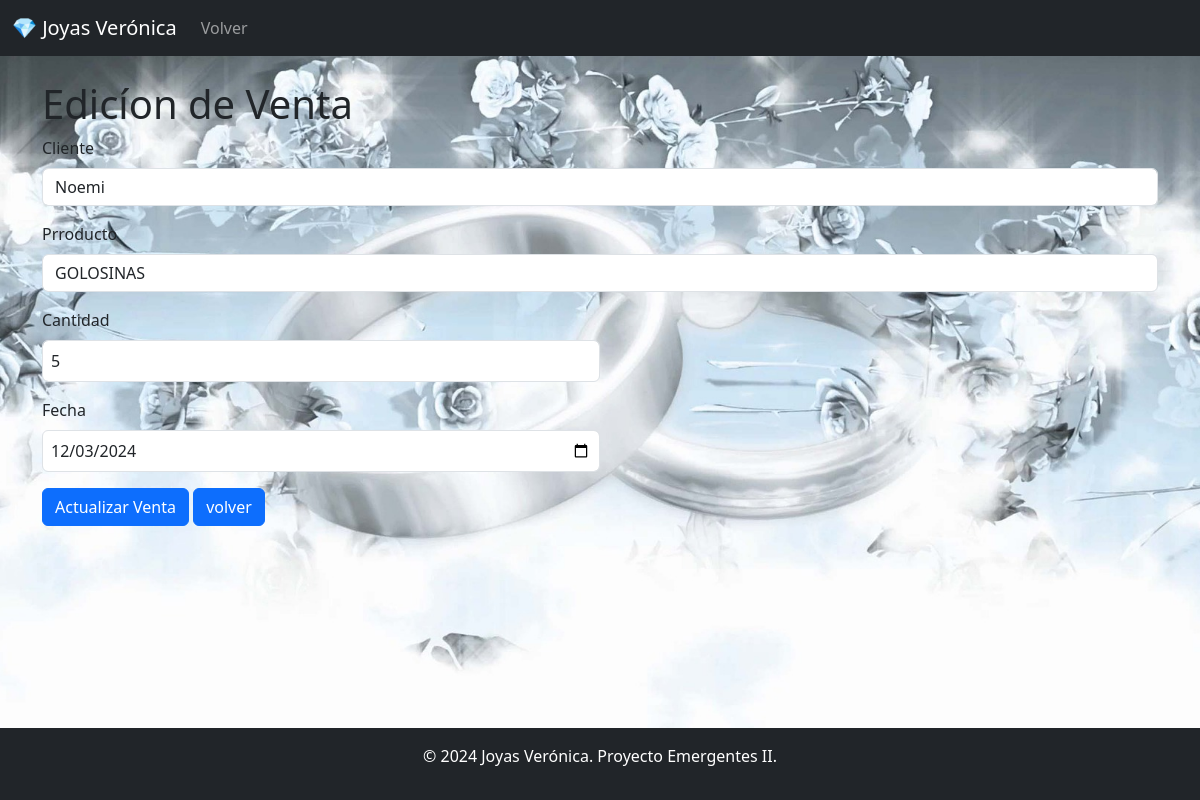
Page /ventas/edit/1 on the earlier database version.
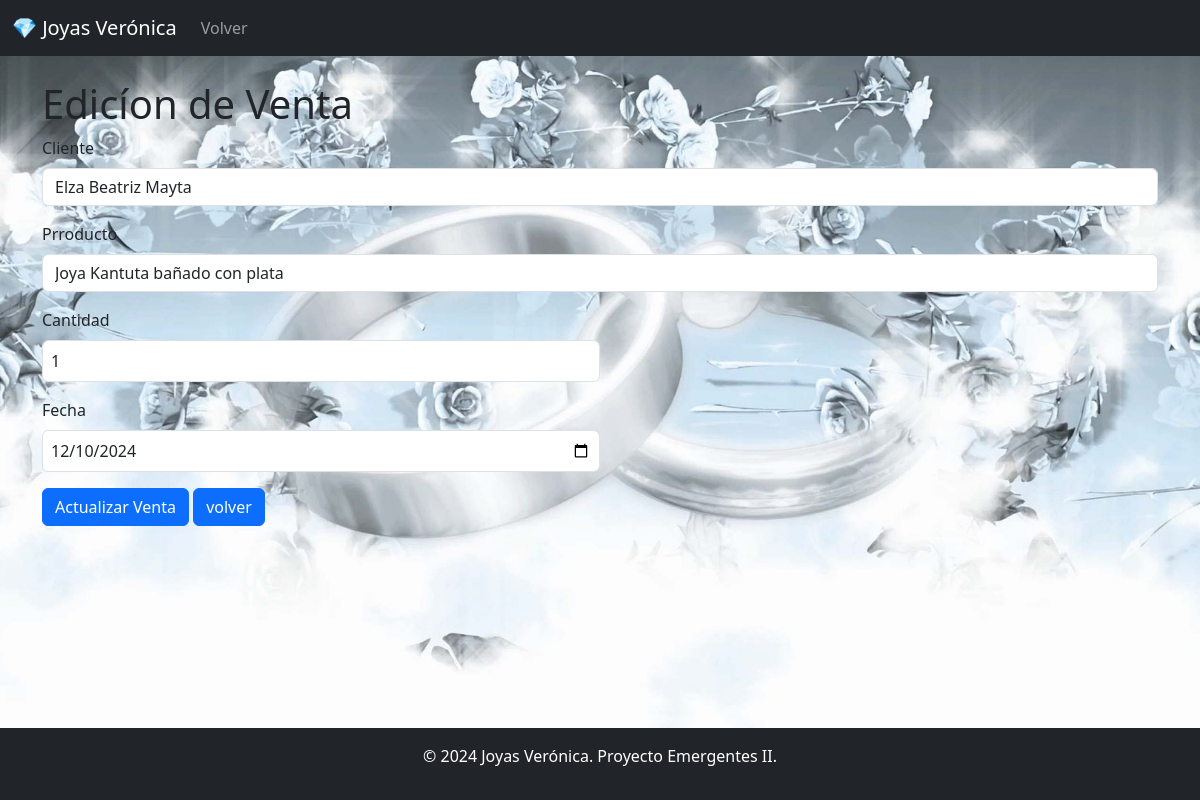
Same page on the later database version.
### models/venta_model.py (models this page shows, shortened)
class Venta(db.Model):
    __tablename__ = "ventas"
    id = db.Column(db.Integer, primary_key = True)
    cliente_id = db.Column(db.Integer, db.ForeignKey('clientes.id'), nullable = False)
    producto_id = db.Column(db.Integer, db.ForeignKey('productos.id'), nullable = False)
    cantidad = db.Column(db.Integer, nullable = False)
    fecha = db.Column(db.Date, nullable = False)
    cliente = db.relationship('Cliente', back_populates = 'ventas')
    producto = db.relationship('Producto', back_populates = 'ventas')
    @staticmethod
    def get_by_id(id):
        return Venta.query.get(id)

### models/cliente_model.py (models this page shows, shortened)
class Cliente(db.Model):
    __tablename__ = "clientes"
    id = db.Column(db.Integer, primary_key = True)
    nombre = db.Column(db.String(80), nullable = False)
    email = db.Column(db.String(100), nullable = False)
    telefono = db.Column(db.String(20), nullable = False)
    ventas = db.relationship('Venta', back_populates = 'cliente')

### models/producto_model.py (models this page shows, shortened)
class Producto(db.Model):
    __tablename__ = "productos"
    id = db.Column(db.Integer, primary_key = True)
    descripcion = db.Column(db.String(120), nullable = False)
    precio = db.Column(db.Float(11,2), nullable = False)
    stock = db.Column(db.Integer, nullable = False)
    ventas = db.relationship('Venta', back_populates = 'producto')

### controllers/venta_controller.py (the view, shortened to what this page needs)
@venta_bp.route("/edit/<int:id>", methods =['GET', 'POST'])
def edit(id):
    venta = Venta.get_by_id(id)
    clientes = Cliente.query.all()
    productos = Producto.query.all()
    return venta_views.edit(venta, clientes, productos)

### run.py (called while the page is built)
@app.context_processor
def inject_active_path():
    def is_active(path):
        return 'active' if request.path == path else ''
    return dict(is_active=is_active)

@app.context_processor
def inject_role():
    role = session.get("role", None)  # Obtén el rol de la sesión, o None si no existe
    return dict(role=role)

### views/venta_views.py (called while the page is built)
def edit(venta, clientes, productos):
    return render_template('ventas/edit.html', venta= venta, clientes= clientes, productos= productos)

### templates/ventas/edit.html (shortened to what this page needs)
{% extends  'base.html' %}
{% block content %}
<h1>Edicíon de Venta</h1>
<form action="{{url_for('venta.edit', id=venta.id)}}" method="POST">
    <div class="mb-3">
        <label for="" class="form-label">Cliente</label>
        <select name="cliente_id" class="form-control" required>
            {%  for cliente in clientes %}
                <option value="{{cliente.id}}" {% if cliente.id == venta.cliente_id %} selected {% endif %}> {{cliente.nombre}} </option>
            {% endfor%}
        </select>
    </div>
    <div class="mb-3">
        <label for="" class="form-label">Prroducto</label>
        <select name="producto_id" class="form-control" required>
            {%  for producto in productos %}
                <option value="{{producto.id}}" {% if producto.id == venta.producto_id %} selected {% endif %} >{{producto.descripcion}}</option>
            {% endfor%}
        </select>
    </div>
    <div class="mb-3">
        <label for="" class="form-label">Cantidad</label>
        <input type="number"  class="form-control" name="cantidad" min="0" step="0.01" value="{{venta.cantidad}}" required>
    </div>
    <div class="mb-3">
        <label for="" class="form-label">Fecha</label>
        <input type="date"  class="form-control" name="fecha"  value="{{venta.fecha.strftime('%Y-%m-%d')}}" required>
    </div>
    <button type="submit"  class="btn btn-primary">Actualizar Venta</button>
    <a href="/ventas" class="btn btn-primary">volver</a>
</form>
{% endblock %}

Differences in the rows shown:
changed Venta: cliente_id "Noemi" → "Elza Beatriz Mayta"; producto_id "GOLOSINAS" → "Joya Kantuta bañado con plata"; cantidad "5" → "1"; fecha "12/03/2024" → "12/10/2024"
